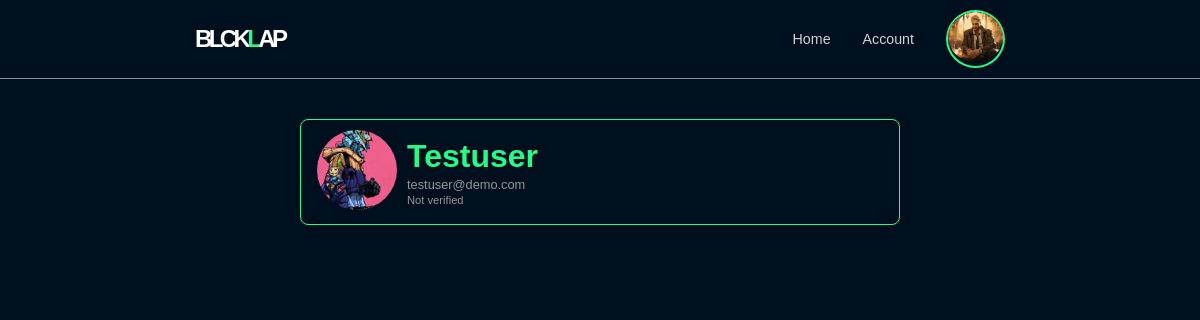
Screenshot of /user/2/ (signed in) with the database file from the repository.
### flaskapp/models.py (models this page shows, shortened)
class User(db.Model, UserMixin):
    id = db.Column(db.Integer, primary_key=True)
    username = db.Column(db.String(20), unique=True, nullable=False)
    email = db.Column(db.String(120), unique=True, nullable=False)
    image_file = db.Column(db.String(20), nullable=False, default='default.jpg')
    password = db.Column(db.String(60), nullable=False)
    confirmed = db.Column(db.Boolean, default=False)

### flaskapp/users/routes.py (the view)
@users.route('/user/<int:user_id>/')
def user(user_id):
    user = User.query.get_or_404(user_id)
    return render_template('user.html', title=user.username, user=user)

### flaskapp/auth/routes.py (called while the page is built)
@auth.before_app_request
def before_request():
    if current_user.is_authenticated \
        and not current_user.confirmed \
        and request.blueprint != 'auth' \
        and request.endpoint != 'static':
        return redirect(url_for('auth.unconfirmed'))

### flaskapp/models.py (called while the page is built)
@login_manager.user_loader
def load_user(user_id):
    return User.query.get(int(user_id))

### flaskapp/templates/user.html
{% extends 'base.html' %}
{% block content %}
    <div class="content-section">
        <div class="user-content">
            <div class="user-profile">
                <img class="user-image" src="{{ url_for('static', filename='profile_pics/'+ user.image_file)}}">
            </div>
            <div class="user-info">
                <h2 class="user-username">{{ user.username|title }}</h2>
                <p class="user-email">{{ user.email|lower }}</p>
                {% if user.confirmed %}
                    <small class="is-verified">Verified <i class="fa-solid fa-check-double green-it"></i></small>
                {% else %}
                    <small class="is-verified">Not verified</small>
                {% endif %}
            </div>
        </div>
    </div>
{% endblock %}

### flaskapp/templates/base.html (shortened to what this page needs)
<!DOCTYPE html>
<html lang="en">
<head>
    <link rel="stylesheet" href="{{ url_for('static', filename='styles.css') }}">
</head>
<body>
    <header>
        <div class="container">
            <div class="nav-bar">
                <span class="Logo"><a href="{{ url_for('main.home') }}">BLCK<span class="green-it">L</span>AP</a></span>
                <div class="nav-links">
                    <ul>
                        {% if current_user.is_authenticated %}
                        <li class="nav-link"><a href="{{ url_for('main.home') }}">Home</a></li>
                        <li class="nav-link"><a href="{{ url_for('users.account') }}">Account</a></li>
                        {% endif %}
                    </ul>
                    <div class="nav-btnx">
                        {% if current_user.is_authenticated %}
                            <div class="dropdown">
                                <div class="dropbtn"><a href="{{ url_for('users.account') }}"><img class="dropbtn-icon" src="{{ url_for('static', filename='profile_pics/'+ current_user.image_file)}}"></a></div>
                            </div>
                        {% else %}
                            <button class="btn cta"><a class="text-black" href="{{ url_for('auth.register') }}">Join today</a></button>
                        {% endif %}
                    </div>
                </div>
            </div>
        </div>
    </header>
    <main>
        <div class="container">
            {% block content %} {% endblock %}
        </div>
    </main>
</body>
</html>

### flaskapp/static/styles.css (style rules this page uses)
* { margin: 0; box-sizing: border-box; }
body { margin: 0; font-family: Arial, Helvetica, sans-serif; font-size: 16px; background-color: rgb(0, 15, 29); color: aliceblue; }
a { text-decoration: none; color: #28fa87; transition: all 0.3s ease 0s; }
header { width: 100%; margin-bottom: 40px; border-bottom: 1px solid rgba(240, 248, 255, 0.557); }
main { margin-bottom: 40px; }
.dropbtn { border: 2px solid #28fa87; border-radius: 100%; cursor: default; }
.dropbtn-icon { cursor: default; width: 55px; height: 50px; object-fit: cover; border-radius: 100%; }
.dropdown { position: relative; display: inline-block; transition: all 0.3s ease 0s; }
.container { width: 70%; margin: 0 auto; }
.nav-bar { display: flex; justify-content: space-between; align-items: center; padding: 10px 15px; }
.Logo { cursor: pointer; font-family: 'Arial Narrow Bold', sans-serif; font-weight: 800; font-size: 1.5rem; color: #ffffff; text-transform: uppercase; letter-spacing: -0.15em; }
.Logo a { color: #ffffff; }
.nav-links { display: flex; gap: 2em; justify-content: center; align-items: center; }
.nav-links ul { list-style: none; display: flex; justify-content: center; align-items: center; justify-content: space-between; gap: 2em; }
.nav-btnx { margin-left: auto; }
.nav-link a { color: #d2d2d2; font-size: 0.89em; transition: all 0.3s ease 0s; }
.green-it { color: #28fa87; }
.content-section { margin: 0 auto; width: 600px; display: flex; flex-direction: column; justify-content: center; align-items: center; border: none; }
.user-content { display: flex; align-self: flex-start; gap: 10px; border: 1px solid #28fa87; border-radius: 8px; width: 100%; margin-bottom: 20px; padding: 10px 16px; align-items: center; }
.user-image { width: 80px; height: 80px; border-radius: 100%; object-fit: cover; }
.user-info { margin: 0; display: flex; flex-direction: column; gap: 2px; }
.user-username { font-size: 2em; font-weight: bold; color: #28fa87; }
.user-email { font-size: 0.8em; margin: 0; color: #959595; }
.is-verified { font-size: 0.7em; color: #959595; }

### rows the page displays
User: image_file (picture)
User: image_file (picture), username "Testuser", email "testuser@demo.com"
